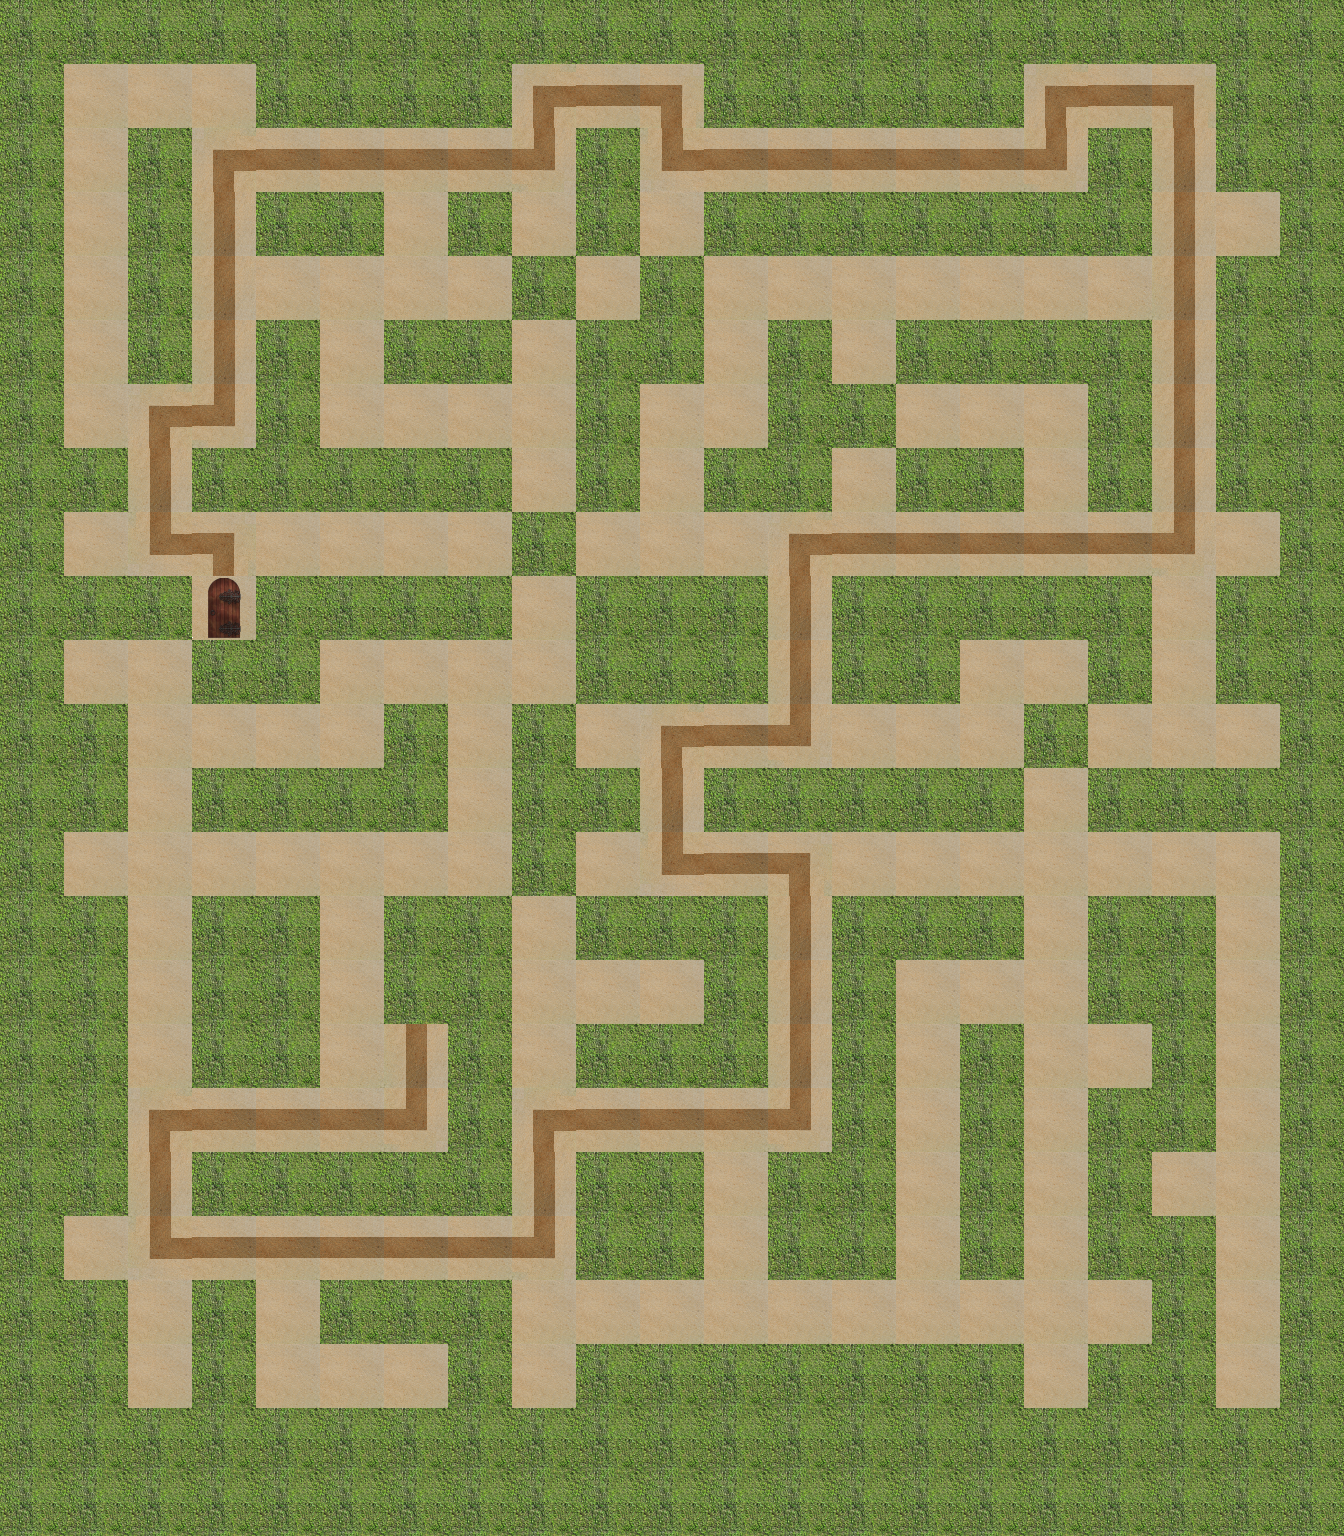

Below is a game level as drawn by its tile map, then a one-line description and the .tmx that defines it (tile-layer data replaced by summaries):
An orthogonal 21x24 tile map with 64x64 px tiles, 4 tile layers (path, wall, hint, end), 1 hidden layer not drawn.

<map version="1.0" orientation="orthogonal" renderorder="right-down" width="21" height="24" tilewidth="64" tileheight="64">
 <properties>
  <property name="bestTimePossible" value="22" />
  <property name="viewSize" value="5" />
 </properties>
 <tileset firstgid="1" name="sandbush" tilewidth="64" tileheight="64">
  <image source="sandbush.png" width="256" height="192" />
 </tileset>
 <layer name="path" width="21" height="24">
  <data>[504 cells, 218 non-empty, 1 distinct tile ids]</data>
 </layer>
 <layer name="wall" width="21" height="24">
  <data>[504 cells, 286 non-empty, 1 distinct tile ids]</data>
 </layer>
 <layer name="hint" width="21" height="24">
  <data>[504 cells, 72 non-empty, 6 distinct tile ids]</data>
 </layer>
 <layer name="start" width="21" height="24" visible="0">
  <data>[504 cells, 1 non-empty, 1 distinct tile ids]</data>
 </layer>
 <layer name="end" width="21" height="24">
  <data>[504 cells, 1 non-empty, 1 distinct tile ids]</data>
 </layer>
</map>
